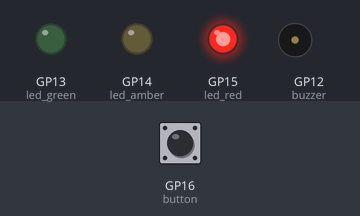
A program run on a simulated Raspberry Pi Pico running MicroPython. On the bench: output pins drawn as LEDs (lit = HIGH), buzzer (waves = sounding, pin HIGH). The test bench sets the inputs (shaded band); at power-on: GP16 (button) LOW. Threads take turns every 2 ms.

Above: at 1.2 s.
1.3 s: GP16 (button) pulled HIGH for 0.15 s
At 6.1 s:
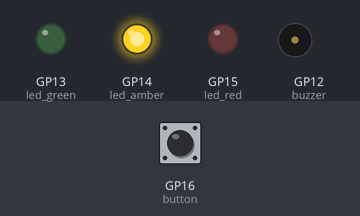
At 16.3 s:
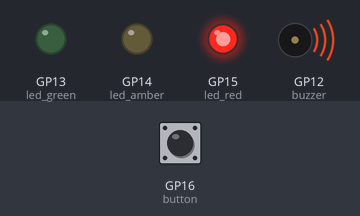
17.7 s: GP16 (button) pulled HIGH for 3.2 s
At 26.2 s:
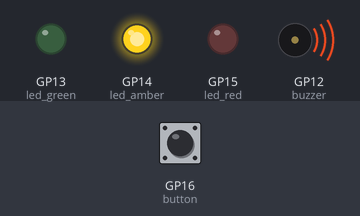
Timing chart, 0 to 40.5 s (numbered marks = the images above; inputs shaded):
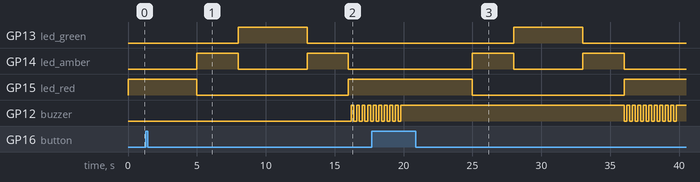

Measured:
- after the input at 1.3 s, GP12 (buzzer): alternates HIGH for 0.20 s and LOW for 0.20 s, starting after 14.9 s
- by itself, GP14 (led_amber): alternates HIGH for 3.0 s and LOW for 5.0 s

The program:

Traffic_Lights_Puffin.py
```python
import machine
import utime
import _thread

led_red = machine.Pin(15, machine.Pin.OUT)
led_amber = machine.Pin(14, machine.Pin.OUT)
led_green = machine.Pin(13, machine.Pin.OUT)
button = machine.Pin(16, machine.Pin.IN,machine.Pin.PULL_DOWN)
buzzer = machine.Pin(12, machine.Pin.OUT)

global button_pressed
button_pressed = False

def button_reader_thread():
    global button_pressed
    while True:
        if button.value() == 1:
            button_pressed = True
_thread.start_new_thread(button_reader_thread, ())

while True:
    if button_pressed == True:
        led_red.value(1)
        for i in range(10):
            buzzer.value(0)
            utime.sleep(0.2)
            buzzer.value(1)
            utime.sleep(0.2)
        global button_pressed
        button_pressed = False
    led_red.value(1)
    utime.sleep(5)
    led_red.value(0)
    led_amber.value(1)
    utime.sleep(3)
    led_amber.value(0)
    led_green.value(1)
    utime.sleep(5)
    led_green.value(0)
    led_amber.value(1)
    utime.sleep(3)
    led_amber.value(0)
```
